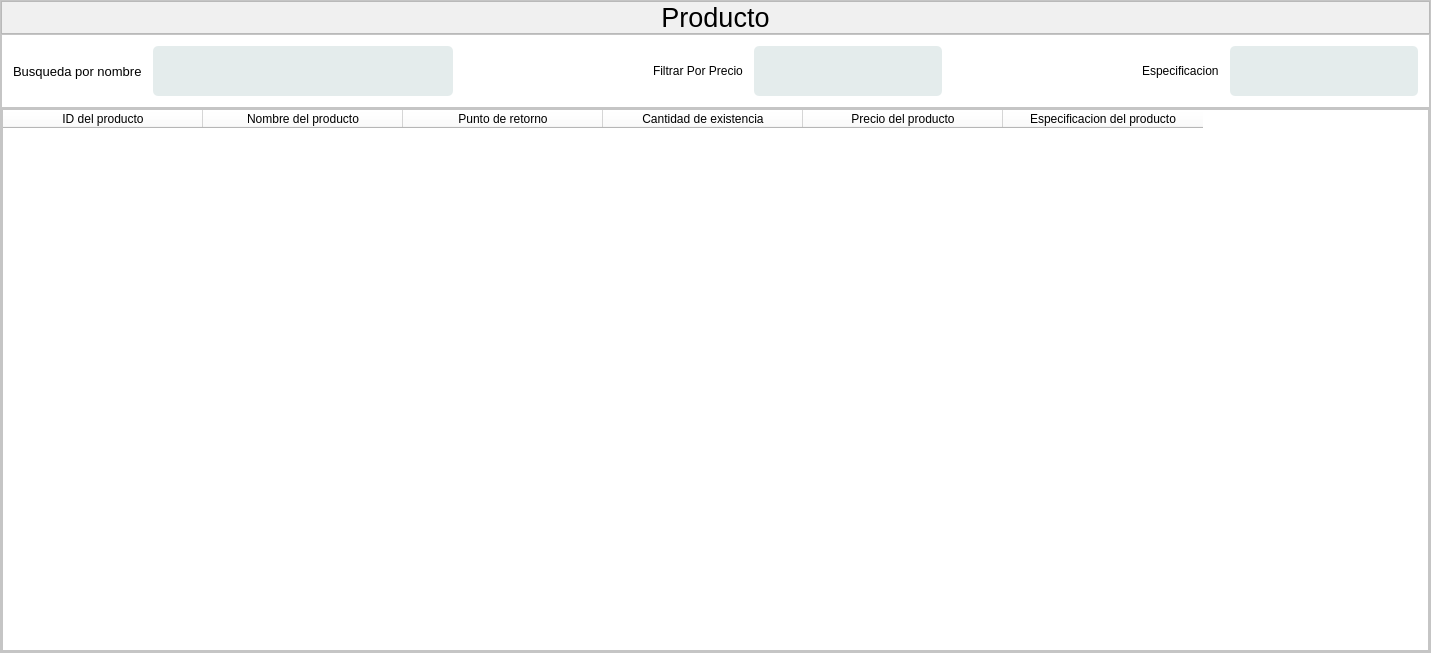
<?xml version="1.0" encoding="UTF-8"?>
<ui version="4.0">
 <class>Producto</class>
 <widget class="QMainWindow" name="Producto">
  <property name="geometry">
   <rect>
    <x>0</x>
    <y>0</y>
    <width>1431</width>
    <height>653</height>
   </rect>
  </property>
  <property name="windowTitle">
   <string>MainWindow</string>
  </property>
  <property name="styleSheet">
   <string notr="true">*{
	background-color: rgb(255, 255, 255);
}</string>
  </property>
  <widget class="QWidget" name="centralwidget">
   <layout class="QVBoxLayout" name="verticalLayout">
    <property name="spacing">
     <number>0</number>
    </property>
    <property name="leftMargin">
     <number>0</number>
    </property>
    <property name="topMargin">
     <number>0</number>
    </property>
    <property name="rightMargin">
     <number>0</number>
    </property>
    <property name="bottomMargin">
     <number>0</number>
    </property>
    <item>
     <widget class="QFrame" name="frame">
      <property name="frameShape">
       <enum>QFrame::StyledPanel</enum>
      </property>
      <property name="frameShadow">
       <enum>QFrame::Raised</enum>
      </property>
      <layout class="QVBoxLayout" name="verticalLayout_2">
       <property name="spacing">
        <number>0</number>
       </property>
       <property name="leftMargin">
        <number>0</number>
       </property>
       <property name="topMargin">
        <number>0</number>
       </property>
       <property name="rightMargin">
        <number>0</number>
       </property>
       <property name="bottomMargin">
        <number>0</number>
       </property>
       <item alignment="Qt::AlignTop">
        <widget class="QFrame" name="frame_3">
         <property name="styleSheet">
          <string notr="true">*{
	background-color: rgb(240, 240, 240);
}
</string>
         </property>
         <property name="frameShape">
          <enum>QFrame::StyledPanel</enum>
         </property>
         <property name="frameShadow">
          <enum>QFrame::Raised</enum>
         </property>
         <layout class="QHBoxLayout" name="horizontalLayout">
          <property name="spacing">
           <number>0</number>
          </property>
          <property name="leftMargin">
           <number>0</number>
          </property>
          <property name="topMargin">
           <number>0</number>
          </property>
          <property name="rightMargin">
           <number>0</number>
          </property>
          <property name="bottomMargin">
           <number>0</number>
          </property>
          <item>
           <widget class="QLabel" name="label">
            <property name="font">
             <font>
              <pointsize>20</pointsize>
             </font>
            </property>
            <property name="text">
             <string>Producto</string>
            </property>
            <property name="alignment">
             <set>Qt::AlignCenter</set>
            </property>
           </widget>
          </item>
         </layout>
        </widget>
       </item>
       <item alignment="Qt::AlignTop">
        <widget class="QFrame" name="frame_4">
         <property name="styleSheet">
          <string notr="true">*{
	background-color: rgb(255, 255, 255);
}
QLabel{
	color: rgb(0, 0, 0);
	height: 25;
}

QLineEdit{
	color: rgb(0, 0, 0);
	background-color: rgb(228, 236, 236);
	border-radius: 5px;
	height: 50;	
}

QPushButton{
	border: none;
	border: 15px solid rgb(228, 236, 236);
	border-radius: 10px;
	color: rgb(0, 0, 0);
	background-color: rgb(228, 236, 236);
	text-align: center;

}</string>
         </property>
         <property name="frameShape">
          <enum>QFrame::StyledPanel</enum>
         </property>
         <property name="frameShadow">
          <enum>QFrame::Raised</enum>
         </property>
         <layout class="QHBoxLayout" name="horizontalLayout_2">
          <property name="spacing">
           <number>11</number>
          </property>
          <property name="leftMargin">
           <number>11</number>
          </property>
          <property name="topMargin">
           <number>11</number>
          </property>
          <property name="rightMargin">
           <number>11</number>
          </property>
          <property name="bottomMargin">
           <number>11</number>
          </property>
          <item>
           <widget class="QLabel" name="label_3">
            <property name="font">
             <font>
              <family>Segoe UI</family>
              <pointsize>10</pointsize>
             </font>
            </property>
            <property name="text">
             <string>Busqueda por nombre</string>
            </property>
           </widget>
          </item>
          <item>
           <widget class="QLineEdit" name="busnombre">
            <property name="minimumSize">
             <size>
              <width>300</width>
              <height>0</height>
             </size>
            </property>
            <property name="maximumSize">
             <size>
              <width>300</width>
              <height>16777215</height>
             </size>
            </property>
           </widget>
          </item>
          <item>
           <spacer name="horizontalSpacer">
            <property name="orientation">
             <enum>Qt::Horizontal</enum>
            </property>
            <property name="sizeHint" stdset="0">
             <size>
              <width>40</width>
              <height>20</height>
             </size>
            </property>
           </spacer>
          </item>
          <item>
           <widget class="QLabel" name="label_2">
            <property name="text">
             <string>Filtrar Por Precio</string>
            </property>
           </widget>
          </item>
          <item>
           <widget class="QLineEdit" name="busprecio"/>
          </item>
          <item>
           <spacer name="horizontalSpacer_2">
            <property name="orientation">
             <enum>Qt::Horizontal</enum>
            </property>
            <property name="sizeHint" stdset="0">
             <size>
              <width>40</width>
              <height>20</height>
             </size>
            </property>
           </spacer>
          </item>
          <item>
           <widget class="QLabel" name="label_4">
            <property name="text">
             <string>Especificacion</string>
            </property>
           </widget>
          </item>
          <item>
           <widget class="QLineEdit" name="busespec"/>
          </item>
         </layout>
        </widget>
       </item>
       <item>
        <widget class="QFrame" name="frame_2">
         <property name="sizePolicy">
          <sizepolicy hsizetype="Preferred" vsizetype="Expanding">
           <horstretch>0</horstretch>
           <verstretch>0</verstretch>
          </sizepolicy>
         </property>
         <property name="font">
          <font>
           <family>MS Shell Dlg 2</family>
          </font>
         </property>
         <property name="styleSheet">
          <string notr="true">*{
	background-color: rgb(255, 255, 255);
}
QLabel{
	color: rgb(0, 0, 0);
	height: 25;
}

QLineEdit{
	color: rgb(0, 0, 0);
	background-color: rgb(228, 236, 236);
	border-radius: 5px;
	height: 50;	
}

QPushButton{
	border: none;
	border: 15px solid rgb(228, 236, 236);
	border-radius: 10px;
	color: rgb(0, 0, 0);
	background-color: rgb(228, 236, 236);
	text-align: center;

}</string>
         </property>
         <property name="frameShape">
          <enum>QFrame::StyledPanel</enum>
         </property>
         <property name="frameShadow">
          <enum>QFrame::Raised</enum>
         </property>
         <layout class="QVBoxLayout" name="verticalLayout_3">
          <property name="spacing">
           <number>0</number>
          </property>
          <property name="leftMargin">
           <number>0</number>
          </property>
          <property name="topMargin">
           <number>0</number>
          </property>
          <property name="rightMargin">
           <number>0</number>
          </property>
          <property name="bottomMargin">
           <number>0</number>
          </property>
          <item>
           <widget class="QTableWidget" name="tablaproducto">
            <property name="editTriggers">
             <set>QAbstractItemView::NoEditTriggers</set>
            </property>
            <property name="dragDropOverwriteMode">
             <bool>true</bool>
            </property>
            <property name="alternatingRowColors">
             <bool>true</bool>
            </property>
            <property name="gridStyle">
             <enum>Qt::SolidLine</enum>
            </property>
            <attribute name="horizontalHeaderDefaultSectionSize">
             <number>200</number>
            </attribute>
            <column>
             <property name="text">
              <string>ID del producto</string>
             </property>
            </column>
            <column>
             <property name="text">
              <string>Nombre del producto</string>
             </property>
            </column>
            <column>
             <property name="text">
              <string>Punto de retorno</string>
             </property>
            </column>
            <column>
             <property name="text">
              <string>Cantidad de existencia</string>
             </property>
            </column>
            <column>
             <property name="text">
              <string>Precio del producto</string>
             </property>
            </column>
            <column>
             <property name="text">
              <string>Especificacion del producto</string>
             </property>
            </column>
           </widget>
          </item>
         </layout>
        </widget>
       </item>
      </layout>
     </widget>
    </item>
   </layout>
  </widget>
 </widget>
 <resources/>
 <connections/>
</ui>
